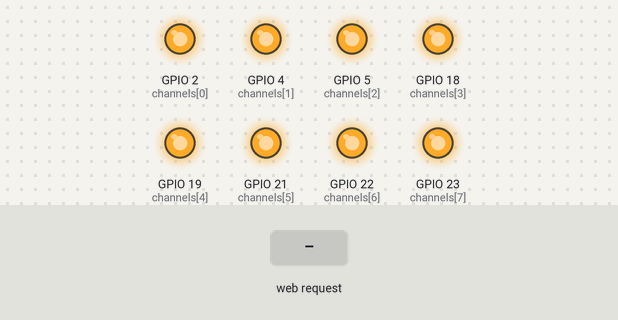
Bench run of a sketch on a simulated ESP32. On the bench: output pins drawn as LEDs (lit = HIGH). Inputs (shaded band) come from the test bench. WiFi joins after 1.5 s; servers stay silent unless stated; what the sketch prints to the serial monitor is not drawn.

Above: at 2.7 s.
2.8 s: HTTP request GET /relay received
At 4.1 s:
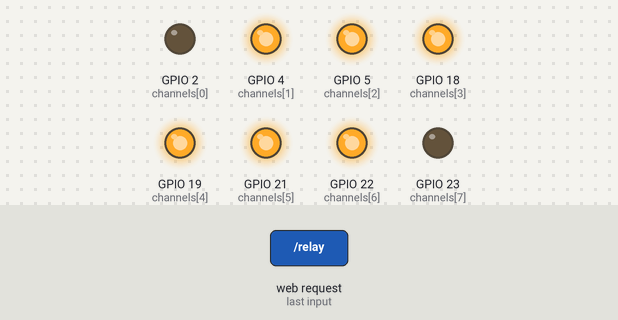
At 6.3 s:
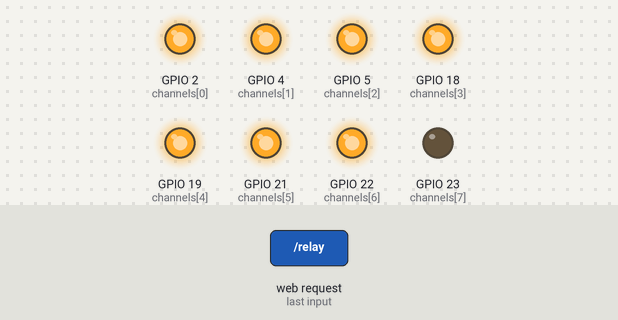
Timing chart, 0 to 13.4 s (numbered marks = the images above; inputs shaded):
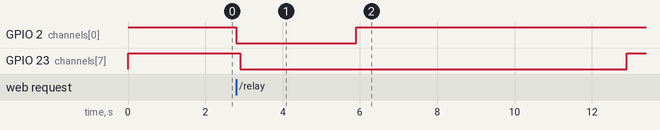

Measured:
- after the input at 2.8 s, GPIO 2 (channels[0]): HIGH → LOW at once, → HIGH 3.1 s later; GPIO 23 (channels[7]): HIGH → LOW after 0.10 s, → HIGH 10.0 s later

The sketch:

Relay.ino
```cpp
#include <WiFi.h>
#include <WebServer.h>

const char* ssid = "Just Breathe";
const char* password = "9845055994";

WebServer server(80);

const int channels[] = {2, 4, 5, 18, 19, 21, 22, 23};
const int numChannels = 8;

bool relayState[numChannels] = {false,false,false,false,false,false,false,false};


void handleRelay() {

  server.sendHeader(
      "Access-Control-Allow-Origin",
      "*"
  );

  int ch = server.arg("ch").toInt();


    if(ch==7){
      digitalWrite(channels[ch], LOW);
      delay(10000);
      digitalWrite(channels[7], HIGH);
      server.send(200,"text/plain","OFF");
    }

    else{
      Serial.print(ch);
      Serial.println(" on");
      digitalWrite(channels[ch], LOW);
      delay(100);
      digitalWrite(channels[7], LOW);
      server.send(200,"text/plain","ON");
      delay(3000);
      digitalWrite(channels[ch], HIGH);
      delay(7000);
      digitalWrite(channels[7], HIGH);
      server.send(200,"text/plain","OFF");
      }
}
void setup() {

  Serial.begin(115200);

  for (int i = 0; i < numChannels; i++) {
    pinMode(channels[i], OUTPUT);
    digitalWrite(channels[i], HIGH);

  }

  WiFi.begin(ssid, password);

  while (WiFi.status() != WL_CONNECTED) {
    delay(500);
    Serial.print(".");
  }

  Serial.println();
  Serial.print("ESP32 IP: ");
  Serial.println(WiFi.localIP());

  server.on("/", []() {
    server.send(200, "text/plain", "ESP32 Web Server Running");
  });

  server.on("/relay", handleRelay);

  server.begin();

  Serial.println("Server Started");
}
void loop() {
  server.handleClient();

}
```
